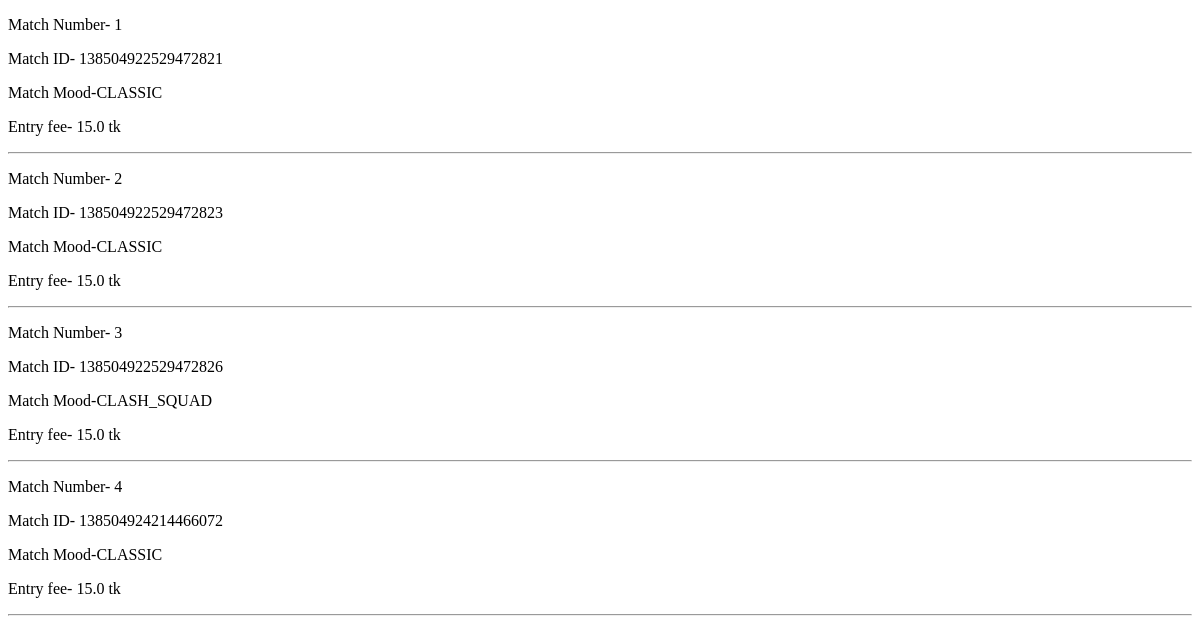
Before: / with the older database file.
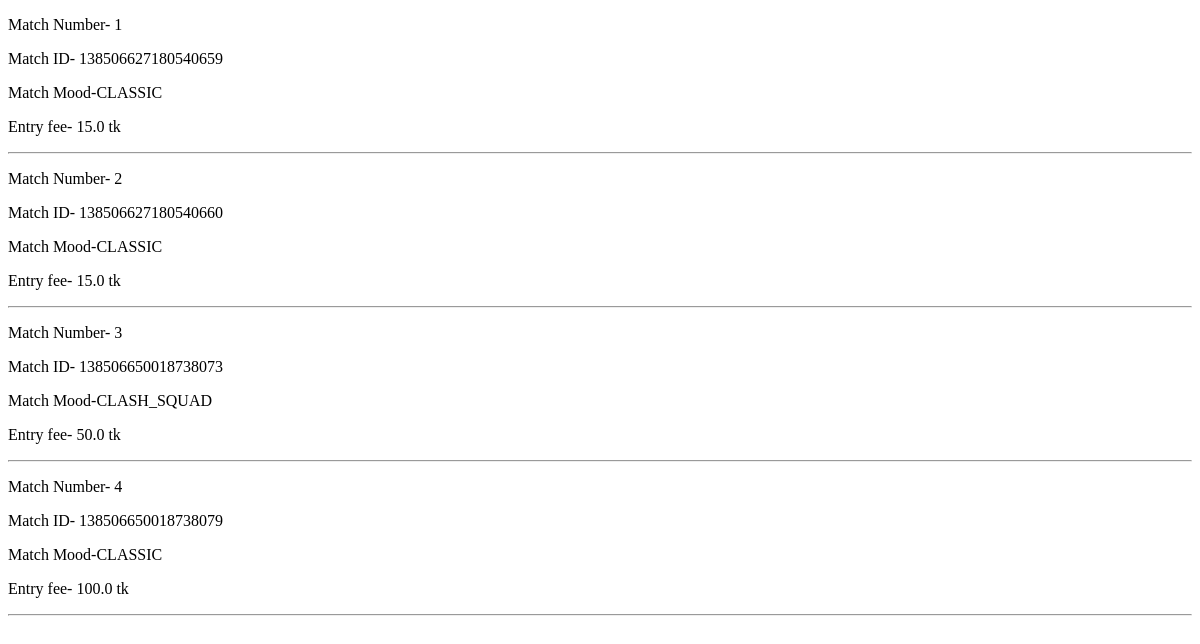
After: the same page with the newer database file.
### freefire/models.py (models this page shows, shortened)
class Matches(models.Model):
    Matchid=models.CharField(max_length=100, blank=True, unique=True, default=UUID.time)
    GameMood=models.CharField(max_length=120,choices=gamechoice,default="CLASSIC")
    map=models.CharField(max_length=50,choices=mapchoice,default="BERMUDA")
    ammu=models.CharField(max_length=20, choices=ammuchoice ,default="Limited")
    time=models.CharField(max_length=20, choices=gametime ,default="00PM")
    entryfee=models.FloatField(choices=entryfeechoice,default=15.0)
    matchnumber=models.IntegerField()

### freefire/views.py (the view)
# urls.py: path("" ,GameListView.as_view(),name="game-list"),
class GameListView(ListView):
    model=Matches
    template_name="freefire/matchlist.html"

### freefire/templates/freefire/matchlist.html (shortened to what this page needs)
<!DOCTYPE html>
<html lang="en">
<head>
</head>
<body>
    {% for object in object_list %}
    <p>Match Number- {{object.id}}</p>
    <p>Match ID- {{object.Matchid}}</p>
    <p>Match Mood-{{object.GameMood}}</p>
    <p> Entry fee- {{object.entryfee}} tk</p>
    <hr>
    {% endfor %}
</body>
</html>

Changed rows visible on the page:
changed Matches id 1: Matchid "138504922529472821" → "138506627180540659"
changed Matches id 2: Matchid "138504922529472823" → "138506627180540660"
changed Matches "CLASH_SQUAD": Matchid "138504922529472826" → "138506650018738073"; entryfee "15.0" → "50.0"
changed Matches id 4: Matchid "138504924214466072" → "138506650018738079"; entryfee "15.0" → "100.0"
